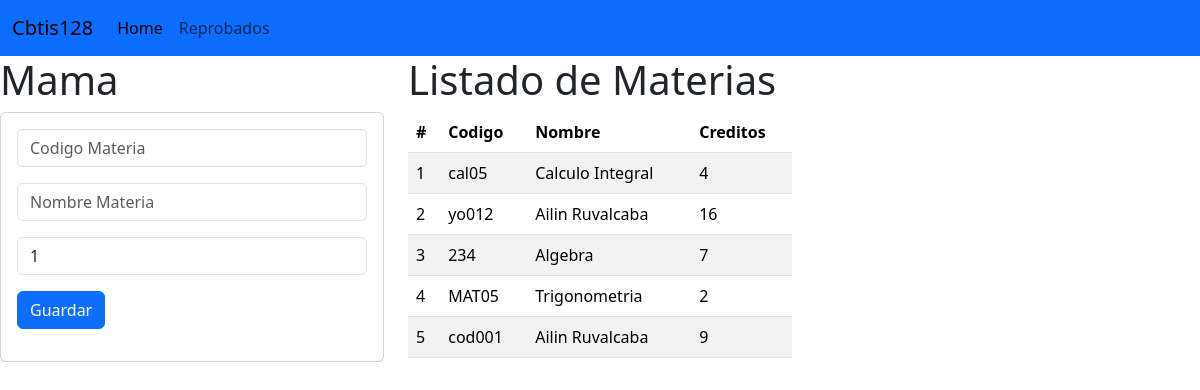
The page / on the database its author committed.
### materia_app/models.py (models this page shows, shortened)
class materia (models.Model):
    codigo=models.CharField(primary_key=True,max_length=6)
    nombre=models.CharField(max_length=100)
    creditos=models.PositiveSmallIntegerField()

### materia_app/views.py (the view)
# urls.py: path("",views.inicio_vista,name="inicio_vista"),
def inicio_vista(request):
    lasmaterias=materia.objects.all()
    return render (request,"gestionarmnateria.html", {"mismaterias":lasmaterias})

### materia_app/templates/gestionarmnateria.html
{% extends "base.html" %}
{% block cuerpo %}
<div class="row">
    <div class="col-sm-12 col-md-4 col-lg-4 col-xl-4">
        <h1> Mama </h1>
        <div class="card">
            <div class="card-body">
                <form action="/registrarMateria/" method="POST"> {% csrf_token %}
                    <div class="form-group">
                        <input type="text" id="txtcodigo" name="txtcodigo" class="form-control"
                        placeholder="Codigo Materia" minLenght="6" maxLenght="6" reqired>
                    </div>
                    <div class="form-group py-3">
                        <input type="text" id="txtnombre" name="txtnombre" class="form-control"
                        placeholder="Nombre Materia"  maxLenght="100" reqired>
                    </div>
                    <div class="form-group ">
                        <input type="text" id="numcreditos" name="numcreditos" class="form-control"
                        value="1"  min="1" max="20" reqired>
                    </div>
                    <div class="form-group py-3">
                        <button type="submit" class="btn btn-primary">Guardar</button>
                    </div>
                </form>
            </div>
        </div>
    </div>
    <div class="col-sm-12 col-md-4 col-lg-4 col-xl-4">
        <h1> Listado de Materias </h1>
        <div class="table-responsive">
            <table class="table table-striped">
                <thead>
                <tr>
                <th scope="col">#</th>
                <th scope="col">Codigo</th>
                <th scope="col">Nombre</th>
                <th scope="col">Creditos</th>
                </tr>
            </thead>
            <tbody>
                {% for m in mismaterias  %}
                <tr>
                    <td>{{forloop.counter}}</td>
                    <td>{{m.codigo}}</td>
                    <td>{{m.nombre}}</td>
                    <td>{{m.creditos}}</td>
                </tr>
                {% endfor %}
            </tbody>
            </table>
        </div>
    </div>
</div>
{% endblock %}

### materia_app/templates/base.html (shortened to what this page needs)
<!doctype html>
<html lang="en">
<head>
<link href="https://cdn.jsdelivr.net/npm/bootstrap@5.3.3/dist/css/bootstrap.min.css" rel="stylesheet">
</head>
<body>
<nav class="navbar navbar-expand-lg bg-primary">
    <div class="container-fluid">
        <a class="navbar-brand" href="#">Cbtis128</a>
        <div class="collapse navbar-collapse" id="navbarNav">
        <ul class="navbar-nav">
            <li class="nav-item">
            <a class="nav-link active" aria-current="page" href="#">Home</a>
            </li>
            <li class="nav-item">
            <a class="nav-link" href="#">Reprobados</a>
            </li>
        </ul>
        </div>
    </div>
    </nav>
{% block cuerpo %}
{% endblock %}
</body>
</html>

### rows shown on the page
materia: codigo "cal05", nombre "Calculo Integral", creditos "4"
materia: codigo "yo012", nombre "Ailin Ruvalcaba", creditos "16"
materia: codigo "234", nombre "Algebra", creditos "7"
materia: codigo "MAT05", nombre "Trigonometria", creditos "2"
materia: codigo "cod001", nombre "Ailin Ruvalcaba", creditos "9"
